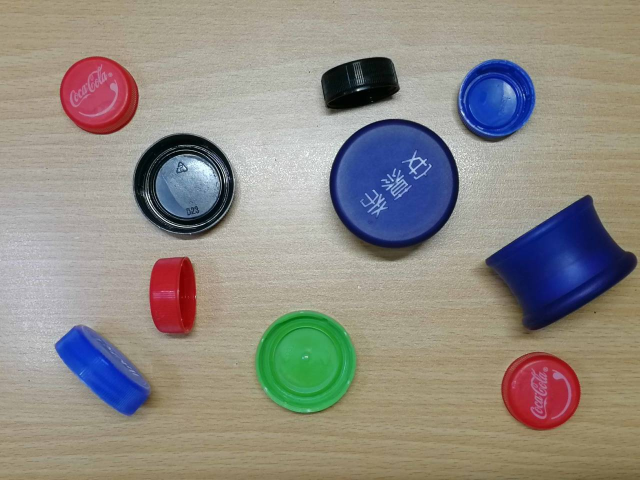
#> input picture final/img/help.jpg, 1280 x 960 px (shown at 1/2 size)
$ python extraction.py
#> lines starting #> are read from the running program, lines starting #| are printed output that depends on the picture; after the words box and inside, x2 and y2 are one past the last pixel; in counts of white or black regions, pixels touching at a corner belong together
#> further down, img is the input picture: shape (960, 1280, 3); mean B, G, R 131.3, 138.7, 143.7
import numpy as np
import cv2

# [37 lines of commented-out code are left out]

def get_holes(image, thresh):
#> called with thresh = 230
    gray = cv2.cvtColor(image, cv2.COLOR_BGR2GRAY)
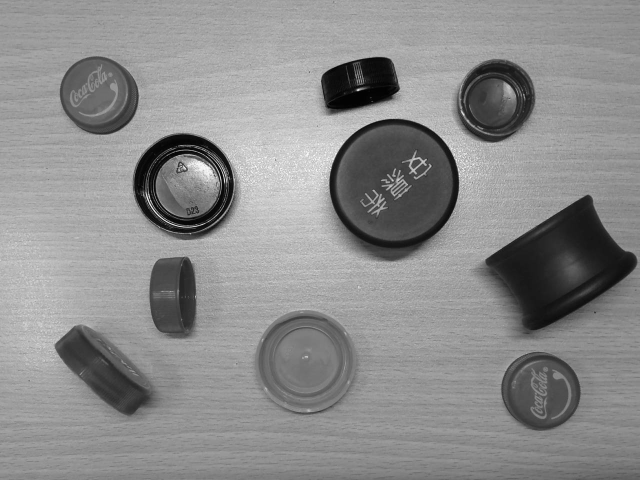
#> gray: shape (960, 1280) (shown at 1/2 size); min 1, max 255, mean 139.4

    im_bw = cv2.threshold(gray, thresh, 255, cv2.THRESH_BINARY)[1]
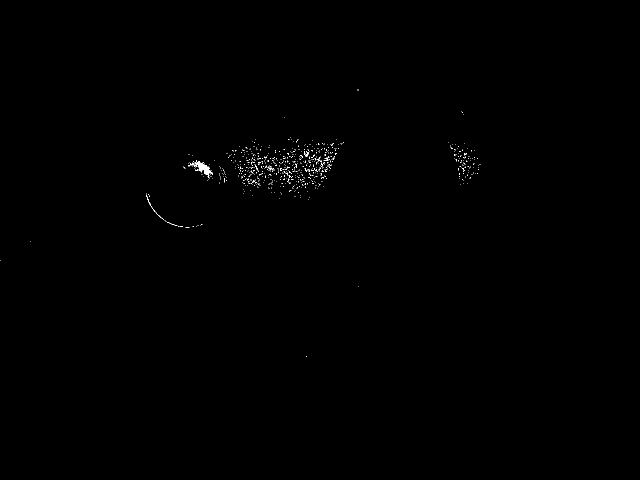
#> im_bw: shape (960, 1280) (shown at 1/2 size); 0.19% white in thin lines or dots, all inside (x1, y1, x2, y2) = (0, 179, 961, 714)
    im_bw_inv = cv2.bitwise_not(im_bw)
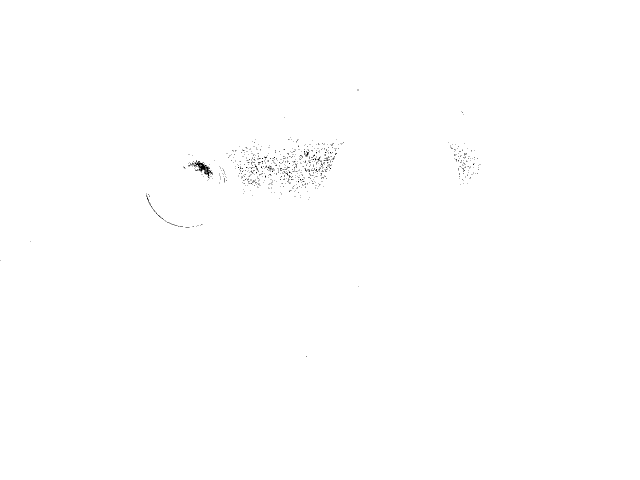
#> im_bw_inv: shape (960, 1280) (shown at 1/2 size); 99.8% white; black in thin lines or dots, all inside (x1, y1, x2, y2) = (0, 179, 961, 714)

    contour, _ = cv2.findContours(im_bw_inv, cv2.RETR_CCOMP, cv2.CHAIN_APPROX_SIMPLE)
#> contour = 777 contours, 769 with area under 20; largest, box (x1, y1, x2, y2) and area: (0, 0, 1280, 960) 1226560, (384, 321, 427, 358) 506, (292, 389, 300, 407) 39, (634, 312, 642, 323) 30, (612, 303, 619, 311) 28, (538, 334, 548, 340) 27, (608, 335, 614, 345) 21, (590, 326, 594, 337) 21
    for cnt in contour:
        cv2.drawContours(im_bw_inv, [cnt], 0, 255, -1)
#> this loop made 777 passes
#> cnt on passes 1, 4, 5: [[413, 344], [413, 345], [412, 346], [414, 344]], [[411, 341], [411, 342], [412, 342], [412, 341]], [[401, 339], [401, 340]]
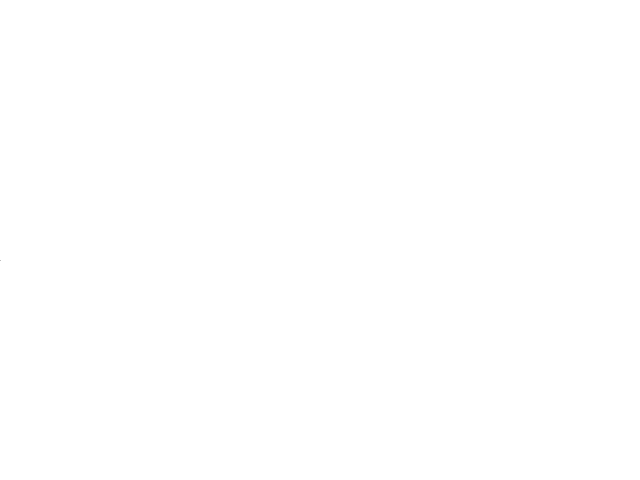
#> im_bw_inv: shape (960, 1280) (shown at 1/2 size); 100% white; black in thin lines or dots, all inside (x1, y1, x2, y2) = (0, 520, 1, 521)

    nt = cv2.bitwise_not(im_bw)
    im_bw_inv = cv2.bitwise_or(im_bw_inv, nt)
    return im_bw_inv


def remove_background(image, thresh, scale_factor=.25, kernel_range=range(1, 15), border=None):
    border = border or kernel_range[-1]

    holes = get_holes(image, thresh)
    small = cv2.resize(holes, None, fx=scale_factor, fy=scale_factor)
#> small: shape (240, 320); every value is 255
    bordered = cv2.copyMakeBorder(small, border, border, border, border, cv2.BORDER_CONSTANT)
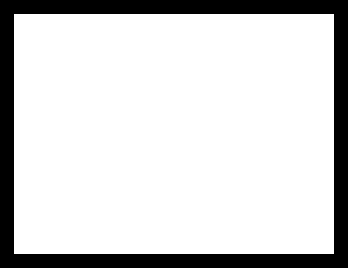
#> bordered: shape (268, 348); 82.3% white; 1 black region, box (x1, y1, x2, y2) and area: (0, 0, 348, 268) 16464

    for i in kernel_range:
        kernel = cv2.getStructuringElement(cv2.MORPH_ELLIPSE, (2*i+1, 2*i+1))
        bordered = cv2.morphologyEx(bordered, cv2.MORPH_CLOSE, kernel)
#> this loop made 14 passes
#> kernel on pass 1: [[0, 1, 0], [1, 1, 1], [0, 1, 0]]
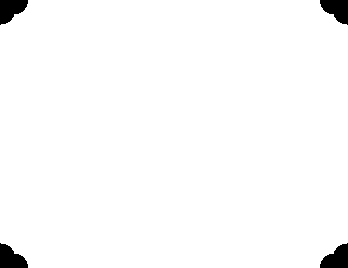
#> bordered: shape (268, 348); 98% white; 4 black regions, box (x1, y1, x2, y2) and area: (0, 0, 28, 25) 471, (320, 0, 348, 25) 471, (0, 243, 28, 268) 471, (320, 243, 348, 268) 471

    unbordered = bordered[border: -border, border: -border]
    mask = cv2.resize(unbordered, (image.shape[1], image.shape[0]))
#> mask: shape (960, 1280); every value is 255
    fg = cv2.bitwise_and(image, image, mask=mask)
    return fg


img = cv2.imread('../img/help.jpg')
nb_img = remove_background(img, 230)
